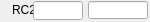
    <widget class="caFrame" name="caFrame_11">
     <property name="geometry">
      <rect>
       <x>236</x>
       <y>175</y>
       <width>150</width>
       <height>22</height>
      </rect>
     </property>
     <widget class="caLabel" name="caLabel_43">
      <property name="geometry">
       <rect>
        <x>0</x>
        <y>0</y>
        <width>36</width>
        <height>20</height>
       </rect>
      </property>
      <property name="frameShape">
       <enum>QFrame::NoFrame</enum>
      </property>
      <property name="text">
       <string>RC2</string>
      </property>
      <property name="alignment">
       <set>Qt::AlignAbsolute|Qt::AlignRight|Qt::AlignTrailing|Qt::AlignVCenter</set>
      </property>
      <property name="fontScaleMode">
       <enum>ESimpleLabel::WidthAndHeight</enum>
      </property>
      <property name="foreground">
       <color>
        <red>0</red>
        <green>0</green>
        <blue>0</blue>
       </color>
      </property>
      <property name="background">
       <color alpha="0">
        <red>0</red>
        <green>0</green>
        <blue>0</blue>
       </color>
      </property>
     </widget>
     <widget class="caTextEntry" name="caTextEntry_18">
      <property name="geometry">
       <rect>
        <x>33</x>
        <y>1</y>
        <width>50</width>
        <height>19</height>
       </rect>
      </property>
      <property name="channel" stdset="0">
       <string>$(P)$(R)RC2</string>
      </property>
      <property name="foreground">
       <color>
        <red>0</red>
        <green>0</green>
        <blue>0</blue>
       </color>
      </property>
      <property name="background">
       <color>
        <red>115</red>
        <green>223</green>
        <blue>255</blue>
       </color>
      </property>
      <property name="colorMode">
       <enum>caLineEdit::Static</enum>
      </property>
      <property name="precisionMode">
       <enum>caLineEdit::Channel</enum>
      </property>
      <property name="limitsMode">
       <enum>caLineEdit::Channel</enum>
      </property>
      <property name="maxValue">
       <double>1.000000000000000</double>
      </property>
      <property name="minValue">
       <double>0.000000000000000</double>
      </property>
      <property name="fontScaleMode">
       <enum>caLineEdit::WidthAndHeight</enum>
      </property>
      <property name="formatType">
       <enum>caLineEdit::decimal</enum>
      </property>
     </widget>
     <widget class="caLineEdit" name="caLineEdit_25">
      <property name="geometry">
       <rect>
        <x>88</x>
        <y>1</y>
        <width>60</width>
        <height>18</height>
       </rect>
      </property>
      <property name="alignment">
       <set>Qt::AlignAbsolute|Qt::AlignLeading|Qt::AlignLeft|Qt::AlignVCenter</set>
      </property>
      <property name="channel" stdset="0">
       <string>$(P)$(R)RC2_RBV</string>
      </property>
      <property name="foreground">
       <color>
        <red>10</red>
        <green>0</green>
        <blue>184</blue>
       </color>
      </property>
      <property name="background">
       <color>
        <red>187</red>
        <green>187</green>
        <blue>187</blue>
       </color>
      </property>
      <property name="colorMode">
       <enum>caLineEdit::Static</enum>
      </property>
      <property name="precisionMode">
       <enum>caLineEdit::Channel</enum>
      </property>
      <property name="limitsMode">
       <enum>caLineEdit::Channel</enum>
      </property>
      <property name="maxValue">
       <double>1.000000000000000</double>
      </property>
      <property name="minValue">
       <double>0.000000000000000</double>
      </property>
      <property name="fontScaleMode">
       <enum>caLineEdit::WidthAndHeight</enum>
      </property>
      <property name="formatType">
       <enum>caLineEdit::decimal</enum>
      </property>
     </widget>
    </widget>
